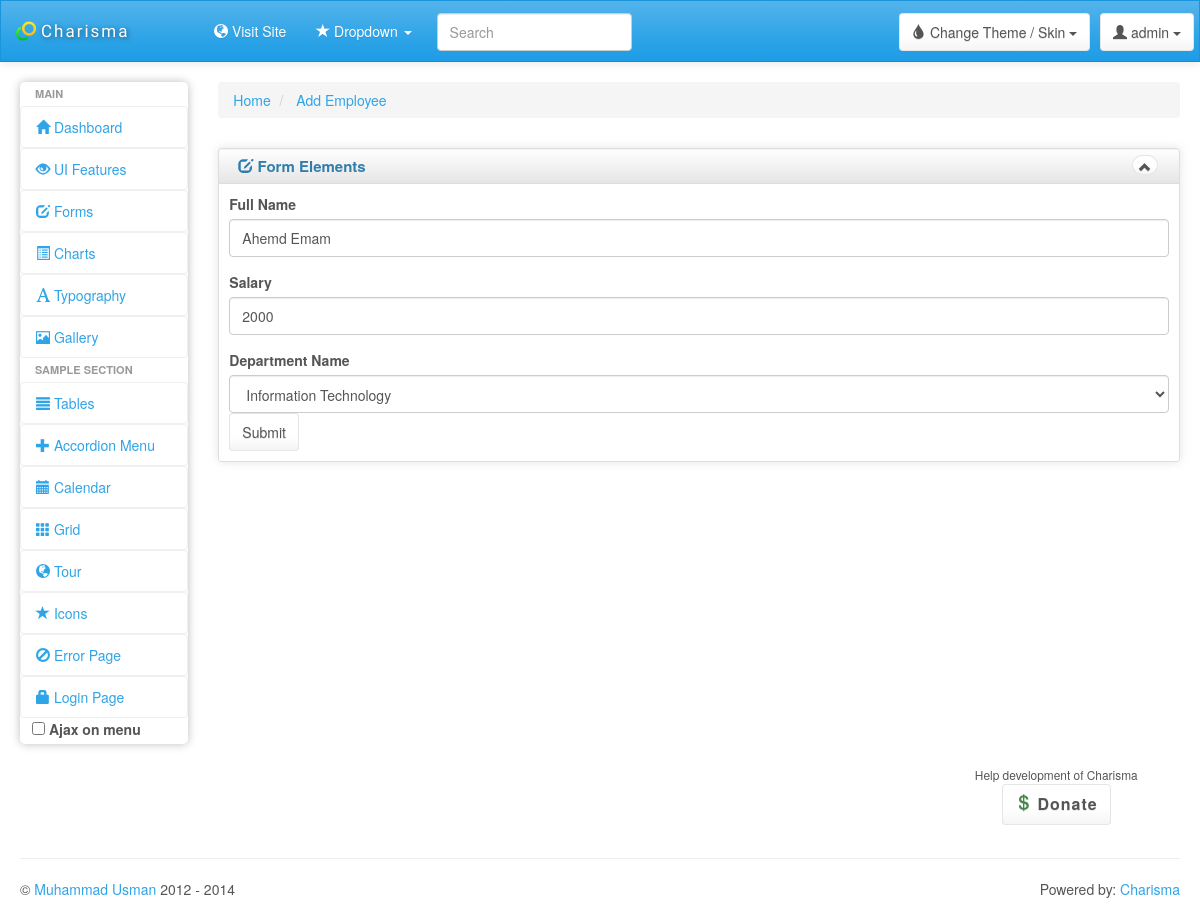
The page /admin/edit-employee.php?emp_id=2 on the database its author committed.
### tables this page shows
CREATE TABLE IF NOT EXISTS `employee` (
`emp_id` int(11) NOT NULL,
  `emp_name` varchar(200) NOT NULL,
  `emp_sal` double NOT NULL,
  `dept_id` int(11) NOT NULL
);

CREATE TABLE IF NOT EXISTS `department` (
`dept_id` int(11) NOT NULL,
  `dept_name` varchar(200) NOT NULL
);

### admin/edit-employee.php (the view, shortened to what this page needs)
<?php
if (isset($_GET['emp_id']) && $_GET['emp_id'] != '') {
    $emp_id = mysql_real_escape_string($_GET['emp_id']);
    $emp_data = mysql_query("SELECT * FROM `employee` WHERE `emp_id`='$emp_id'");
    $emp_data_row = mysql_fetch_assoc($emp_data);
    if (!empty($emp_data_row)) {
        ?>
        <!DOCTYPE html>
        <html lang="en">
            <head>
                <link id="bs-css" href="css/bootstrap-cerulean.min.css" rel="stylesheet">
                <link href="css/charisma-app.css" rel="stylesheet">
                <link href='bower_components/fullcalendar/dist/fullcalendar.css' rel='stylesheet'>
                <link href='bower_components/fullcalendar/dist/fullcalendar.print.css' rel='stylesheet' media='print'>
                <link href='bower_components/chosen/chosen.min.css' rel='stylesheet'>
                <link href='bower_components/colorbox/example3/colorbox.css' rel='stylesheet'>
                <link href='bower_components/responsive-tables/responsive-tables.css' rel='stylesheet'>
                <link href='bower_components/bootstrap-tour/build/css/bootstrap-tour.min.css' rel='stylesheet'>
                <link href='css/jquery.noty.css' rel='stylesheet'>
                <link href='css/noty_theme_default.css' rel='stylesheet'>
                <link href='css/elfinder.min.css' rel='stylesheet'>
                <link href='css/elfinder.theme.css' rel='stylesheet'>
                <link href='css/jquery.iphone.toggle.css' rel='stylesheet'>
                <link href='css/uploadify.css' rel='stylesheet'>
                <link href='css/animate.min.css' rel='stylesheet'>
            </head>
            <body>
                <div class="navbar navbar-default" role="navigation">
                    <div class="navbar-inner">
                        <a class="navbar-brand" href="index.html"> <img alt="Charisma Logo" src="img/logo20.png" class="hidden-xs"/>
                            <span>Charisma</span></a>
                        <div class="btn-group pull-right">
                            <button class="btn btn-default dropdown-toggle" data-toggle="dropdown">
                                <i class="glyphicon glyphicon-user"></i><span class="hidden-sm hidden-xs"> admin</span>
                                <span class="caret"></span>
                            </button>
                        </div>
                        <div class="btn-group pull-right theme-container animated tada">
                            <button class="btn btn-default dropdown-toggle" data-toggle="dropdown">
                                <i class="glyphicon glyphicon-tint"></i><span
                                    class="hidden-sm hidden-xs"> Change Theme / Skin</span>
                                <span class="caret"></span>
                            </button>
                        </div>
                        <ul class="collapse navbar-collapse nav navbar-nav top-menu">
                            <li><a href="#"><i class="glyphicon glyphicon-globe"></i> Visit Site</a></li>
                            <li class="dropdown">
                                <a href="#" data-toggle="dropdown"><i class="glyphicon glyphicon-star"></i> Dropdown <span
                                        class="caret"></span></a>
                            </li>
                            <li>
                                <form class="navbar-search pull-left">
                                    <input placeholder="Search" class="search-query form-control col-md-10" name="query"
                                           type="text">
                                </form>
                            </li>
                        </ul>
                    </div>
                </div>
                <div class="ch-container">
                    <div class="row">
                        <div class="col-sm-2 col-lg-2">
                            <div class="sidebar-nav">
                                <div class="nav-canvas">
                                    <ul class="nav nav-pills nav-stacked main-menu">
                                        <li class="nav-header">Main</li>
                                        <li><a class="ajax-link" href="index.html"><i class="glyphicon glyphicon-home"></i><span> Dashboard</span></a>
                                        </li>
                                        <li><a class="ajax-link" href="ui.html"><i class="glyphicon glyphicon-eye-open"></i><span> UI Features</span></a>
                                        </li>
                                        <li><a class="ajax-link" href="form.html"><i
                                                    class="glyphicon glyphicon-edit"></i><span> Forms</span></a></li>
                                        <li><a class="ajax-link" href="chart.html"><i class="glyphicon glyphicon-list-alt"></i><span> Charts</span></a>
                                        </li>
                                        <li><a class="ajax-link" href="typography.html"><i class="glyphicon glyphicon-font"></i><span> Typography</span></a>
                                        </li>
                                        <li><a class="ajax-link" href="gallery.html"><i class="glyphicon glyphicon-picture"></i><span> Gallery</span></a>
                                        </li>
                                        <li class="nav-header hidden-md">Sample Section</li>
                                        <li><a class="ajax-link" href="table.html"><i
                                                    class="glyphicon glyphicon-align-justify"></i><span> Tables</span></a></li>
                                        <li class="accordion">
                                            <a href="#"><i class="glyphicon glyphicon-plus"></i><span> Accordion Menu</span></a>
                                        </li>
                                        <li><a class="ajax-link" href="calendar.html"><i class="glyphicon glyphicon-calendar"></i><span> Calendar</span></a>
                                        </li>
                                        <li><a class="ajax-link" href="grid.html"><i
                                                    class="glyphicon glyphicon-th"></i><span> Grid</span></a></li>
                                        <li><a href="tour.html"><i class="glyphicon glyphicon-globe"></i><span> Tour</span></a></li>
                                        <li><a class="ajax-link" href="icon.html"><i
                                                    class="glyphicon glyphicon-star"></i><span> Icons</span></a></li>
                                        <li><a href="error.html"><i class="glyphicon glyphicon-ban-circle"></i><span> Error Page</span></a>
                                        </li>
                                        <li><a href="login.html"><i class="glyphicon glyphicon-lock"></i><span> Login Page</span></a>
                                        </li>
                                    </ul>
                                    <label id="for-is-ajax" for="is-ajax"><input id="is-ajax" type="checkbox"> Ajax on menu</label>
                                </div>
                            </div>
                        </div>
                        <div id="content" class="col-lg-10 col-sm-10">
                            <div>
                                <ul class="breadcrumb">
                                    <li>
                                        <a href="#">Home</a>
                                    </li>
                                    <li>
                                        <a href="#">Add Employee</a>
                                    </li>
                                </ul>
                            </div>
                            <div class="row">
                                <div class="box col-md-12">
                                    <div class="box-inner">
                                        <div class="box-header well" data-original-title="">
                                            <h2><i class="glyphicon glyphicon-edit"></i> Form Elements</h2>
                                            <div class="box-icon">
                                                <a href="#" class="btn btn-minimize btn-round btn-default"><i class="glyphicon glyphicon-chevron-up"></i></a>
                                            </div>
                                        </div>
                                        <div class="box-content">
                                            <form role="form" action="edit-employee-bc.php" method="post">
                                                <div class="form-group">
                                                    <label for="inputName">Full Name</label>
                                                    <input type="text" class="form-control" id="inputName" name="emp_name" value="<?php echo $emp_data_row['emp_name']; ?>" placeholder="Enter Full Name">
                                                </div>
                                                <div class="form-group">
                                                    <label for="inputSalary">Salary</label>
                                                    <input type="text" class="form-control" id="exampleInputPassword1" name="emp_sal" value="<?php echo $emp_data_row['emp_sal']; ?>" placeholder="Enter Salary">
                                                </div>
                                                <div class="control-group">
                                                    <label class="control-label" for="selectDepartment">Department Name</label>
                                                    <select id="selectDepartment" class="form-control" name="dept_id">
                                                        <?php
                                                        $departments = mysql_query("SELECT * FROM `department`");
                                                        while ($department = mysql_fetch_array($departments)) {
                                                            ?>
                                                        <option value="<?php echo $department['dept_id'] ?>" <?php echo ($emp_data_row['dept_id'] == $department['dept_id'] ? 'selected':'' ); ?>><?php echo $department['dept_name']; ?></option>
                                                            <?php
                                                        }
                                                        ?>
                                                    </select>
                                                </div>
                                                <button type="submit" class="btn btn-default">Submit</button>
                                            </form>
                                        </div>
                                    </div>
                                </div>
                            </div>
                        </div>
                    </div>
                    <div class="row">
                        <div class="col-md-9 col-lg-9 col-xs-9  hidden-xs">
                            <ins class="adsbygoogle"
                                 style="display:inline-block;width:728px;height:90px"
                                 data-ad-client="ca-pub-5108790028230107"
                                 data-ad-slot="3193373905"></ins>
                        </div>
                        <div class="col-md-2 col-lg-3 col-sm-12 col-xs-12 donate">
                            <div>
                                <small>Help development of Charisma</small>
                            </div>
                            <a class="btn btn-default" href="http://flattr.com/thing/1507720/usmanhalalitcharisma-on-GitHub"
                               target="_blank"><i class="glyphicon glyphicon-usd green"></i> Donate</a>
                        </div>
                    </div>
                    <hr>
                    <footer class="row">
                        <p class="col-md-9 col-sm-9 col-xs-12 copyright">&copy; <a href="http://usman.it" target="_blank">Muhammad
                                Usman</a> 2012 - 2014</p>
                        <p class="col-md-3 col-sm-3 col-xs-12 powered-by">Powered by: <a
                                href="http://usman.it/free-responsive-admin-template">Charisma</a></p>
                    </footer>
                </div>
            </body>
        </html>
        <?php
    } else {
        header("Location:employees.php?msg=3");
    }
} else {
    header("Location:employees.php?msg=2");
}
?>

### admin/css/charisma-app.css (style rules this page uses)
select { background-color: #fff; }
.ch-container { padding: 0 15px; }
.box { margin-top: 10px; margin-bottom: 10px; }
.box-inner { border: 1px solid #DEDEDE; border-radius: 3px; -webkit-border-radius: 3px; -moz-border-radius: 3px; box-shadow: 0 0 10px rgba(189, 189, 189, 0.4); -webkit-box-shadow: 0 0 10px rgba(189, 189, 189, 0.4); -moz-box-shadow: 0 0 10px rgba(189, 189, 189, 0.4); }
.box-header { border: none; padding-top: 5px; border-bottom: 1px solid #DEDEDE; border-radius: 3px 3px 0 0; -webkit-border-radius: 3px 3px 0 0; -moz-border-radius: 3px 3px 0 0; height: 35px; min-height: 35px !important; margin-bottom: 0; font-weight: bold; font-size: 16px; background: -moz-linear-gradient(top, rgba(255, 255, 255, 0) 0%, rgba(0, 0, 0, 0.1) 100%); background: -webkit-gradient(linear, left top, left bottom, color-stop(0%, rgba(255, 255, 255, 0)), color-stop(100%, rgba(0, 0, 0, 0.1))); background: -webkit-linear-gradient(top, rgba(255, 255, 255, 0) 0%, rgba(0, 0, 0, 0.1) 100%); background: -o-linear-gradient(top, rgba(255, 255, 255, 0) 0%, rgba(0, 0, 0, 0.1) 100%); background: -ms-linear-gradient(top, rgba(255, 255, 255, 0) 0%, rgba(0, 0, 0, 0.1) 100%); background: linear-gradient(to bottom, rgba(255, 255, 255, 0) 0%, rgba(0, 0, 0, 0.1) 100%); filter: progid:DXImageTransform.Microsoft.gradient(startColorstr='#00ffffff', endColorstr='#1a000000', GradientType=0); }
.box-header h2 { font-size: 15px; width: auto; clear: none; float: left; line-height: 25px; white-space: nowrap; font-weight: bold; margin-top: 0; margin-bottom: 0; }
.box-header h2 > i { margin-top: 1px; }
.box-icon { float: right; }
.box-icon a { clear: none; float: left; margin: 0 2px; height: 20px; width: 5px; margin-top: 1px; }
.box-icon a i { margin-left: -6px; top: -1px; }
.box-content { padding: 10px; }
.btn-round { border-radius: 40px; -webkit-border-radius: 40px; -moz-border-radius: 40px; font-size: 12px; padding-top: 4px; }
footer { clear: both; }
.sidebar-nav { min-height: 0; box-shadow: 0 0 10px #BDBDBD; border-radius: 5px; margin-bottom: 0; padding-bottom: 0; max-height: none; }
.navbar-brand { font-family: 'Shojumaru', cursive, Arial, serif; letter-spacing: 2px; text-shadow: 1px 1px 5px rgba(0, 0, 0, 0.5); width: 183px; font-size: 17px; }
.navbar-brand img { float: left; height: 20px; width: 20px; margin-right: 5px; }
.navbar-brand span { float: left; }
.theme-container { z-index: 5; }
.navbar-search { margin-left: 10px; margin-top: 7px; }
.navbar-inner { padding-top: 5px; padding-bottom: 5px; line-height: 30px; height: 60px; }
.navbar-inner .btn-group { margin: 7px 5px 0 5px; }
#for-is-ajax { padding-left: 12px; cursor: pointer; }
.pull-left { float: left !important; }
.pull-right { float: right !important; }
.green { color: #458746; }
.main-menu > li > a { border: 1px solid rgba(221, 221, 221, 0.46); }
.main-menu > li { margin-top: 0 !important; }
.sidebar-nav .nav-header { display: block; padding: 3px 15px; font-size: 11px; font-weight: bold; line-height: 18px; color: #999999; text-shadow: 0 1px 0 rgba(255, 255, 255, 0.5); text-transform: uppercase; }
.navbar { border-radius: 0; }
ul.main-menu li:not(.nav-header) { -webkit-transition: .3s; -moz-transition: .3s; -ms-transition: .3s; -o-transition: .3s; transition: .3s; }
.donate a { font-weight: bold; font-size: 16px; letter-spacing: 1px; }
.donate { padding: 20px 0 0 20px; text-align: center; }
.powered-by { text-align: right; }
@media only screen and (min-width: 980px) { a, button, input[type=submit], input[type=button], .product-img { -webkit-transition: .5s; -moz-transition: .5s; -ms-transition: .5s; -o-transition: .5s; transition: .5s; } }
@media only screen and (min-width: 980px) { .ch-container { padding: 0 20px; } }

### rows shown on the page
employee: emp_name "Ahemd Emam", emp_sal "2000", dept_id "Information Technology"
